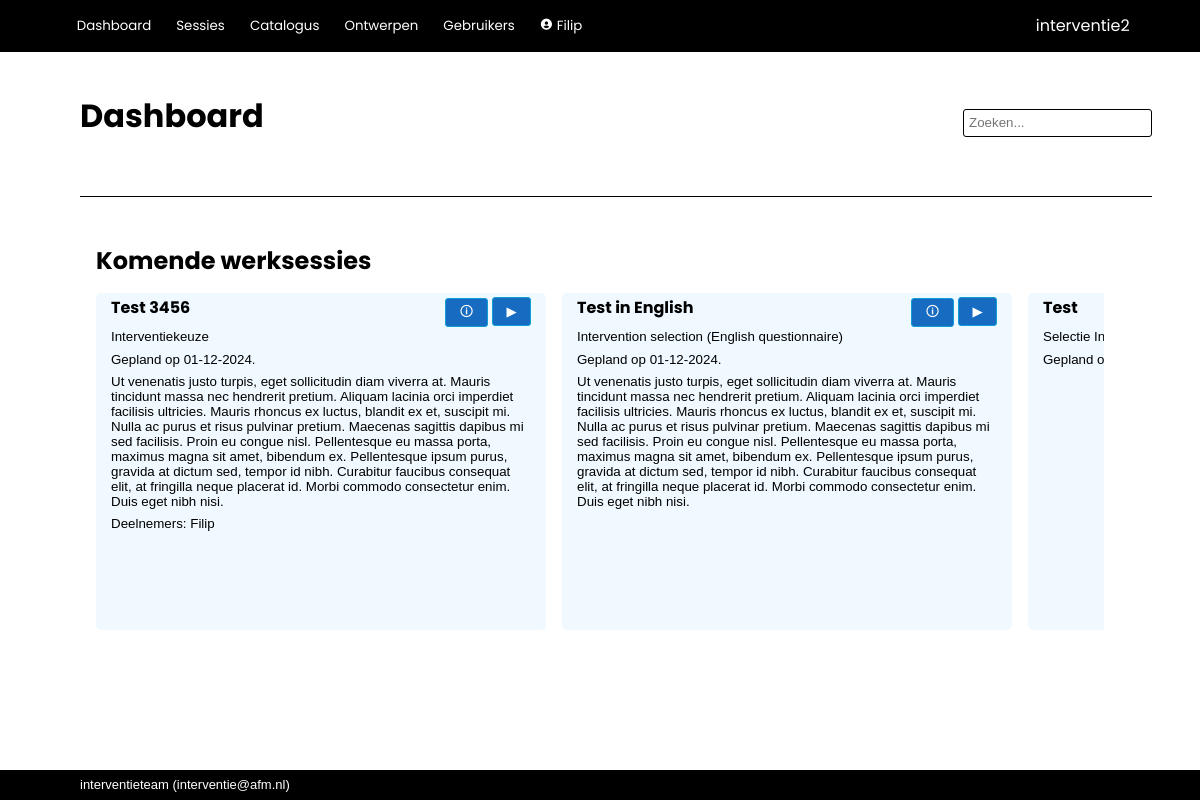
Before: / (signed in) with the older database file.
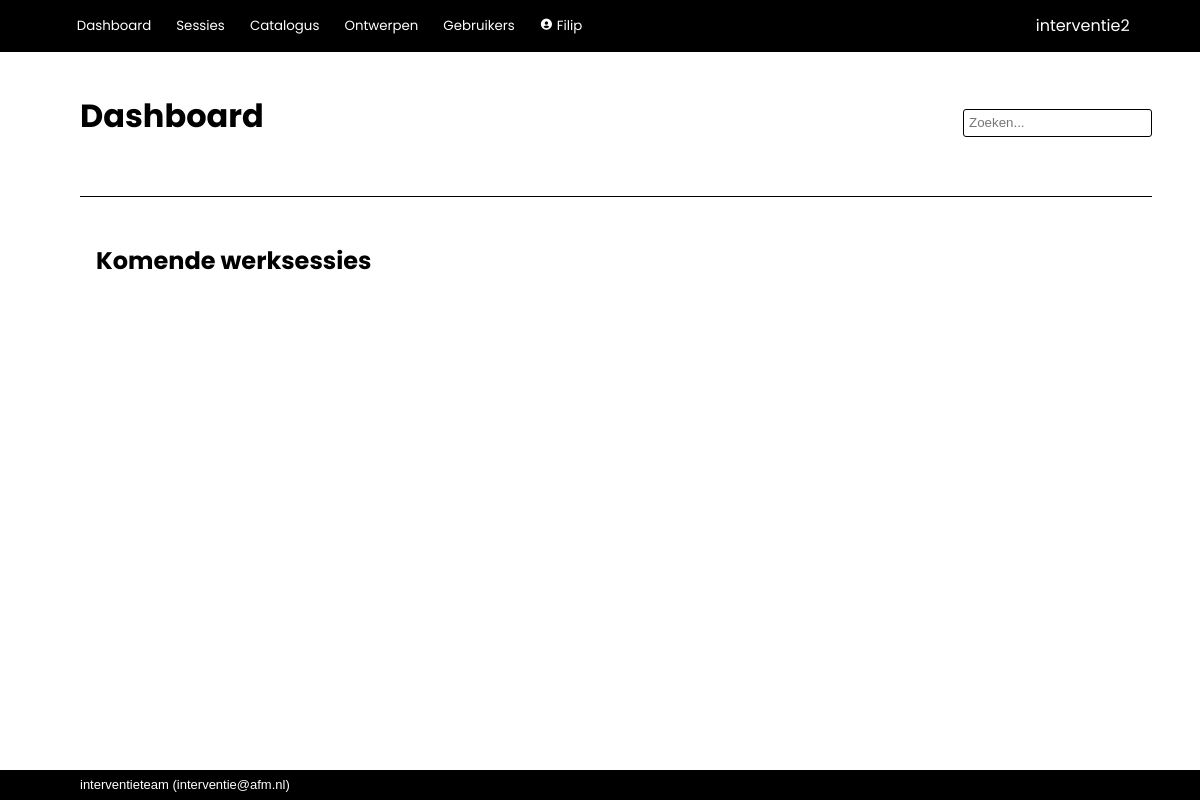
After: the same page with the newer database file.
### interventie2/models.py (models this page shows, shortened)
class Worksession(db.Model):
    __tablename__ = 'worksessions'
    id            = db.Column(db.Integer, primary_key=True)
    name          = db.Column(db.String(100), nullable=False)
    date_modified = db.Column(db.DateTime(timezone=True), server_default=func.now())
    parent_id     = db.Column(db.Integer, db.ForeignKey('worksessions.id'))
    child_description = db.Column(db.String(2000), nullable=False, default="")
    participants  = db.Column(db.String(500), nullable=False, default="")
    date          = db.Column(db.DateTime(timezone=True))
    project_number= db.Column(db.String(100))
    description   = db.Column(db.String(2000), nullable=False, default="")
    effect        = db.Column(db.String(2000), nullable=False, default="")
    link_to_page  = db.Column(db.String(1000), nullable=False, default="")
    show_instruments = db.Column(db.Boolean, default=True)
    mark_top_instruments = db.Column(db.Integer, nullable=False, default=1)
    show_rest_instruments = db.Column(db.Boolean, default=False)
    show_tags     = db.Column(db.Boolean, default=True)
    presenter_mode_zoom = db.Column(db.Numeric(3,2), nullable=False, default=1.25)
    presenter_mode_color_title = db.Column(db.String(7))
    presenter_mode_text_color_title = db.Column(db.String(7))
    presenter_mode_color_nav = db.Column(db.String(7))
    presenter_mode_text_color = db.Column(db.String(7))
    presenter_mode_text_color_nav = db.Column(db.String(7))
    presenter_mode_color_coll = db.Column(db.String(7))
    presenter_mode_text_color_coll = db.Column(db.String(7))
    presenter_mode_color_highlight = db.Column(db.String(7))
    presenter_mode_text_color_highlight = db.Column(db.String(7))
    presenter_mode_text_color_heading = db.Column(db.String(7))
    presenter_mode_background_color1 = db.Column(db.String(7))
    presenter_mode_background_color2 = db.Column(db.String(7))
    archived      = db.Column(db.Boolean, default=False)
    question_set_id = db.Column(db.Integer, db.ForeignKey('question_sets.id'))
    process_id    = db.Column(db.Integer, db.ForeignKey('processes.id'), nullable=False, default=1)
    enable_voting = db.Column(db.Boolean, default=False)
    voting_key    = db.Column(db.String(6), nullable=False, default=generate_secret_key(6))
    creator_id    = db.Column(db.Integer, db.ForeignKey('users.id'))
    secret_key    = db.Column(db.String(20), nullable=False, default=generate_secret_key())
    parent = relationship('Worksession', remote_side=[id], backref='children')
    creator = relationship('User', back_populates='worksession')
    allowed_users = relationship('User', secondary='worksession_access', back_populates='allowed_worksessions')
    answers = relationship('Answer', back_populates='worksession', cascade='all, delete-orphan')
    votes = relationship('Votes', back_populates='worksession', cascade='all, delete-orphan')
    question_set = relationship('QuestionSet')
    process = relationship('Process')
    plan = relationship('Plan', back_populates='worksession', cascade='all, delete-orphan')

class QuestionSet(db.Model):
    __tablename__ = 'question_sets'
    id            = db.Column(db.Integer, primary_key=True)
    name          = db.Column(db.String(500), nullable=False)
    description   = db.Column(db.String(2000), nullable=False, default="")
    owner_id      = db.Column(db.Integer, db.ForeignKey('users.id'), nullable=False) #references users.id
    date_created  = db.Column(db.DateTime(timezone=True), server_default=func.now())
    date_modified = db.Column(db.DateTime(timezone=True), server_default=func.now())
    default_process_id = db.Column(db.Integer, db.ForeignKey('processes.id'), nullable=False, default=1)
    default_instruments_visible = db.Column(db.Boolean, nullable=False, default=True)
    default_tags_visible = db.Column(db.Boolean, nullable=False, default=False)
    default_allow_weights = db.Column(db.Boolean, nullable=False, default=False)
    color         = db.Column(db.String(7))
    text_color    = db.Column(db.String(7))
    forbidden_tags = relationship('Tag', secondary='question_set_forbidden_tags')
    mandatory_tags = relationship('Tag', secondary='question_set_mandatory_tags')
    owner = relationship('User')
    default_process = relationship('Process')
    questions = relationship('Question', cascade='all, delete-orphan')
    worksessions = relationship('Worksession', back_populates='question_set', cascade='all, delete-orphan')

### interventie2/main/routes.py (the view)
@main.route('/', methods=['GET', 'POST'])
@login_required
def index():
	information = { "past_worksessions":  Worksession.query.filter(Worksession.date < datetime.today().date()).order_by(Worksession.name).count(),
					"current_worksessions":  Worksession.query.filter(Worksession.date == datetime.today().date()).order_by(Worksession.name).count(),
				    "next_worksessions":  Worksession.query.filter(Worksession.date > datetime.today().date()).order_by(Worksession.name).count(),
					"instruments": Instrument.query.order_by(Instrument.name).count(),
					"your_past_worksessions":  Worksession.query.filter(Worksession.date < datetime.today().date()).filter(Worksession.creator == current_user).order_by(Worksession.name).count(),
					"your_current_worksessions": Worksession.query.filter(Worksession.date == datetime.today().date()).filter(Worksession.creator == current_user).order_by(Worksession.name).count(),
				    "your_next_worksessions":  Worksession.query.filter(Worksession.date > datetime.today().date()).filter(Worksession.creator == current_user).order_by(Worksession.name).count(),
					"your_instruments": Instrument.query.filter(Instrument.owner == current_user).order_by(Instrument.name).count() }
	next_worksessions = Worksession.query.filter(Worksession.date >= datetime.today().date()).order_by(Worksession.date)
	worksessions = Worksession.query.filter(Worksession.archived==False).order_by(Worksession.date)
	question_sets =  QuestionSet.query.order_by(QuestionSet.name)
	return render_template('main/index.html',
						information=information,
						worksessions=worksessions,
						next_worksessions=next_worksessions,
						question_sets=question_sets,
						today=datetime.today().date())

### interventie2/models.py (called while the page is built)
@login_manager.user_loader
def load_user(user_id):
    return User.query.get(user_id)

    def unread_messages(self):
        return sum(1 for message in self.messages if (message.unread) and (message.deliver_after.date() <= date.today()))

    def unread_message_alert(self):
        return self.unread_messages() > 0

### interventie2/main/templates/main/index.html (shortened to what this page needs)
{% extends 'base.html' %}
{% block page_title %}
Dashboard
{% endblock %}
{% block body %}
        <h1>Komende werksessies</h1>
        <div class="card_row">
            {% for worksession in next_worksessions %}
                {% if current_user in worksession.allowed_users %}
                    <div class="card double">
                            <div class="card_titlebar">
                                <div class="card_title">{{ worksession.name }}</div>
                                <div class="card_controls">
                                    <a href="{{url_for('main.show_worksession', worksession_id=worksession.id)}}"><button>🛈</button></a>
                                    <a href="{{ url_for('main.case', worksession_id=worksession.id) }}"><button>▶︎</button></a>
                                </div>
                            </div>
                            <div class="card_info">{{ worksession.question_set.name }}</div>
                            <div class="card_info">Gepland op {{ worksession.date.strftime('%d-%m-%Y') }}.</div>
                            <div class="card_description">{{ worksession.description }}</div>
                            {% if worksession.participants | count > 0 %}
                                <div class="card_info">Deelnemers: {{ worksession.participants }}</div>
                            {% endif %}
                    </div>
                {% endif %}
            {% endfor %}
        </div>
{% endblock %}

Changed rows visible on the page:
removed Worksession: name "Test 3456", question_set.name "Interventiekeuze", date "01-12-2024", description "Ut venenatis justo turpis, eget sollicitudin diam viverra at. Mauris tincidunt massa nec hendrerit pretium. Aliquam lacinia orci imperdiet facilisis ultricies. Mauris rhoncus ex luctus, blandit ex et, suscipit mi. Nulla ac purus et risus pulvinar pretium. Maecenas sagittis dapibus mi sed facilisis. Proin eu congue nisl. Pellentesque eu massa porta, maximus magna sit amet, bibendum ex. Pellentesque ipsum purus, gravida at dictum sed, tempor id nibh. Curabitur faucibus consequat elit, at fringilla neque placerat id. Morbi commodo consectetur enim. Duis eget nibh nisi.", participants "Filip"
removed Worksession: name "Test in English", question_set.name "Intervention selection (English questionnaire)", date "01-12-2024", description "Ut venenatis justo turpis, eget sollicitudin diam viverra at. Mauris tincidunt massa nec hendrerit pretium. Aliquam lacinia orci imperdiet facilisis ultricies. Mauris rhoncus ex luctus, blandit ex et, suscipit mi. Nulla ac purus et risus pulvinar pretium. Maecenas sagittis dapibus mi sed facilisis. Proin eu congue nisl. Pellentesque eu massa porta, maximus magna sit amet, bibendum ex. Pellentesque ipsum purus, gravida at dictum sed, tempor id nibh. Curabitur faucibus consequat elit, at fringilla neque placerat id. Morbi commodo consectetur enim. Duis eget nibh nisi."
removed Worksession: name "Test", question_set.name "Selectie…"
